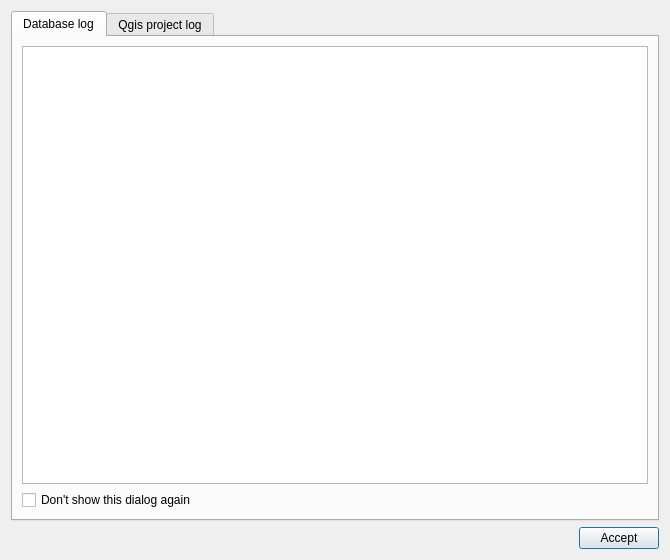
<?xml version="1.0" encoding="UTF-8"?>
<ui version="4.0">
 <class>dlg_project_check</class>
 <widget class="QDialog" name="dlg_project_check">
  <property name="geometry">
   <rect>
    <x>0</x>
    <y>0</y>
    <width>670</width>
    <height>560</height>
   </rect>
  </property>
  <property name="windowTitle">
   <string>Check project</string>
  </property>
  <layout class="QGridLayout" name="gridLayout">
   <item row="0" column="1">
    <widget class="QTabWidget" name="mainTab">
     <property name="currentIndex">
      <number>0</number>
     </property>
     <widget class="QWidget" name="tab_databaselog">
      <attribute name="title">
       <string>Database log</string>
      </attribute>
      <layout class="QGridLayout" name="gridLayout_2">
       <item row="0" column="0">
        <widget class="QTextEdit" name="txt_infolog"/>
       </item>
       <item row="1" column="0">
        <widget class="QCheckBox" name="chk_hide_form">
         <property name="text">
          <string>Don't show this dialog again</string>
         </property>
        </widget>
       </item>
      </layout>
     </widget>
     <widget class="QWidget" name="tab_qgis_projlog">
      <attribute name="title">
       <string>Qgis project log</string>
      </attribute>
      <layout class="QGridLayout" name="gridLayout_4">
       <item row="0" column="2">
        <widget class="QScrollArea" name="scrollArea">
         <property name="widgetResizable">
          <bool>true</bool>
         </property>
         <widget class="QWidget" name="scrollAreaWidgetContents">
          <property name="geometry">
           <rect>
            <x>0</x>
            <y>0</y>
            <width>626</width>
            <height>465</height>
           </rect>
          </property>
          <layout class="QGridLayout" name="gridLayout_3">
           <item row="0" column="0">
            <widget class="QGroupBox" name="grb_critical">
             <property name="title">
              <string>Critical</string>
             </property>
             <layout class="QVBoxLayout" name="verticalLayout">
              <item>
               <layout class="QGridLayout" name="grl_critical"/>
              </item>
             </layout>
            </widget>
           </item>
           <item row="1" column="0">
            <widget class="QGroupBox" name="grb_other">
             <property name="title">
              <string>Others</string>
             </property>
             <layout class="QVBoxLayout" name="verticalLayout_2">
              <item>
               <layout class="QGridLayout" name="grl_others"/>
              </item>
             </layout>
            </widget>
           </item>
           <item row="2" column="0">
            <spacer name="verticalSpacer">
             <property name="orientation">
              <enum>Qt::Vertical</enum>
             </property>
             <property name="sizeHint" stdset="0">
              <size>
               <width>20</width>
               <height>40</height>
              </size>
             </property>
            </spacer>
           </item>
          </layout>
         </widget>
        </widget>
       </item>
      </layout>
     </widget>
    </widget>
   </item>
   <item row="1" column="1">
    <layout class="QHBoxLayout" name="horizontalLayout">
     <item>
      <spacer name="horizontalSpacer">
       <property name="orientation">
        <enum>Qt::Horizontal</enum>
       </property>
       <property name="sizeHint" stdset="0">
        <size>
         <width>40</width>
         <height>20</height>
        </size>
       </property>
      </spacer>
     </item>
     <item>
      <widget class="QPushButton" name="btn_accept">
       <property name="text">
        <string>Accept</string>
       </property>
      </widget>
     </item>
    </layout>
   </item>
  </layout>
 </widget>
 <resources/>
 <connections/>
</ui>
